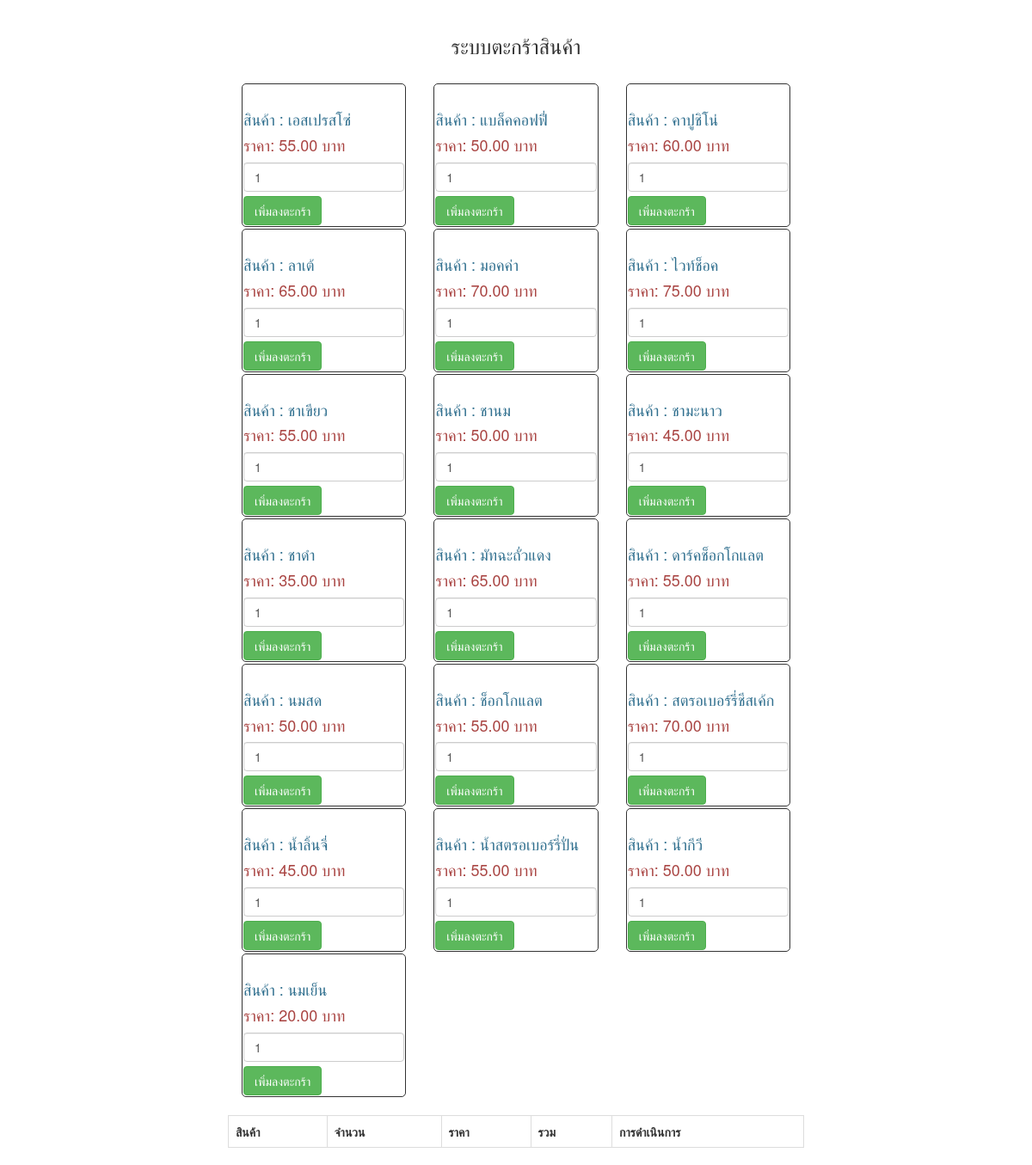
The app's page /final/index11.php with its own data.
### tables this page shows
CREATE TABLE `products` (
  `productid` int(11) NOT NULL,
  `productname` varchar(100) NOT NULL,
  `price` float NOT NULL,
  `productdetail` text NOT NULL
);

### final/index11.php (the view, shortened to what this page needs)
<!DOCTYPE html>
<?php
$con=mysqli_connect("localhost","root","","final");
$sql="select * from products";
$result=mysqli_query($con,$sql);
?>
<html>
  <head>
    <link rel="stylesheet" href="https://maxcdn.bootstrapcdn.com/bootstrap/3.3.7/css/bootstrap.min.css">
  </head>
  <body>
    <br><div class="container" style="width:700px">
        <h3 align="center">ระบบตะกร้าสินค้า</h3><br>
    <?php
        while($row=mysqli_fetch_array($result)){
    ?>
    <div class="col-md-4">
        <form method="post" action="index11.php?action=add&productid=<?php echo $row['productid'];?>">
        <div style="border:1px solid #333;background-color:white;border-radius:5px;padding:1px;margin:1px">
          <img src="<?php echo $row['img'];?>" class="img-responsive" /><br>
          <h4 class="text-info">สินค้า : <?php echo $row['productname'];?></h4>
          <h4 class="text-danger">ราคา: <?php echo number_format($row['price'],2);?> บาท</h4>
          <input type="text" name="quantity" class="form-control" value="1"/>
          <input type="submit" name="add_final" style="margin-top:5px;" class="btn btn-success" value="เพิ่มลงตะกร้า" />
        </div>
        </form>
    </div>
    <?php
        }
    ?>
    <br>
    <br>
      <div class="table-responsive">
      <table class="table table-bordered">
        <tr>
          <th>สินค้า</th>
          <th>จำนวน</th>
          <th>ราคา</th>
          <th>รวม</th>
          <th>การดำเนินการ</th>
        </tr>
      </table>
    </div>
    </div>
  </body>
</html>

### records on screen
products: productname "เอสเปรสโซ่", price "55.00"
products: productname "แบล็คคอฟฟี่", price "50.00"
products: productname "คาปูชิโน่", price "60.00"
products: productname "ลาเต้", price "65.00"
products: productname "มอคค่า", price "70.00"
products: productname "ไวท์ช็อค", price "75.00"
products: productname "ชาเขียว", price "55.00"
products: productname "ชานม", price "50.00"
products: productname "ชามะนาว", price "45.00"
products: productname "ชาดำ", price "35.00"
products: productname "มัทฉะถั่วแดง", price "65.00"
products: productname "ดาร์คช็อกโกแลต", price "55.00"
products: productname "นมสด", price "50.00"
products: productname "ช็อกโกแลต", price "55.00"
products: productname "สตรอเบอร์รี่ชีสเค้ก", price "70.00"
products: productname "น้ำลิ้นจี่", price "45.00"
products: productname "น้ำสตรอเบอร์รี่ปั่น", price "55.00"
products: productname "น้ำกีวี", price "50.00"
products: productname "นมเย็น", price "20.00"
